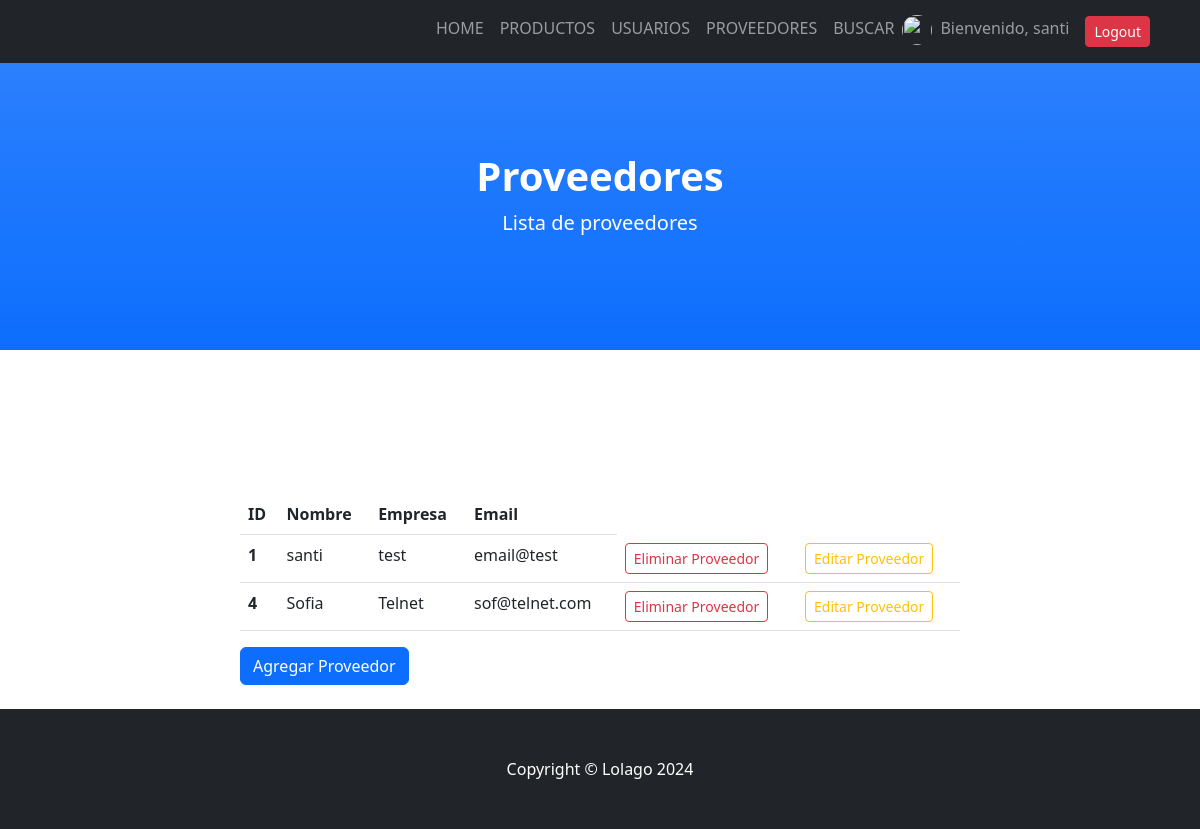
The page /PagCoder/lista_proveedores (signed in) on the database its author committed.
### PagCoder/models.py (models this page shows, shortened)
class Proveedor(models.Model):
    nombre = models.CharField(max_length=40)
    empresa = models.CharField(max_length=100)
    email = models.CharField(max_length=100)

### PagCoder/views.py (the view)
# urls.py: path("lista_proveedores", views.lista_proveedores, name="lista_proveedores"),
def lista_proveedores(request):
    proveedores = Proveedor.objects.all()
    return render(request, "lista_proveedores.html", {"proveedor":proveedores})

### PagCoder/template/lista_proveedores.html
{% extends 'index.html' %}
{% load static %}
{% block contenido %}
    <header class="bg-primary bg-gradient text-white">
        <div class="container px-4 text-center">
            <h1 class="fw-bolder">Proveedores</h1>
            <p class="lead">Lista de proveedores</p>
        </div>
    </header>
    <section id="about">
        <div class="container px-4">
            <div class="row gx-4 justify-content-center">
                <div class="col-lg-8">
                    <table class = "table">
                        <thead>
                            <tr>
                                <th>ID</th>
                                <th>Nombre</th>
                                <th>Empresa</th>
                                <th>Email</th>
                            </tr>
                        </thead>
                        <tbody>
                            {% for n in proveedor %}
                                <tr>
                                    <th scope="row">{{n.id}}</th>
                                    <td>{{n.nombre}}</td>
                                    <td>{{n.empresa}}</td>
                                    <td>{{n.email}}</td>
                                    <td><a class="btn btn-outline-danger btn-sm"  href="{% url 'eliminar_proveedor' n.id %}">Eliminar Proveedor</a></td>
                                    <td><a class="btn btn-outline-warning btn-sm"  href="{% url 'editar_proveedor' n.id %}">Editar Proveedor</a></td>
                                </tr>
                            {% endfor %}
                        </tbody>
                    </table>
                    <a class="btn btn-primary" href="{% url 'proveedores' %}">Agregar Proveedor</a>
                </div>
            </div>
        </div>
    </section>
{% endblock %}

### PagCoder/template/index.html (shortened to what this page needs)
<!DOCTYPE html>
<html lang="en">
    <head>
        {% load static %}
        <link href="{% static 'PagCoder/css/styles.css' %}" rel="stylesheet" />
    </head>
    <body id="page-top">
        <nav class="navbar navbar-expand-lg navbar-dark bg-dark fixed-top" id="mainNav">
            <div class="container">
                    <ul class="navbar-nav ms-auto">
                        <li class="nav-item"><a class="nav-link" href="{% url 'home' %}">HOME</a></li>
                        <li class="nav-item"><a class="nav-link" href="{% url 'productos' %}">PRODUCTOS</a></li>
                        {% if request.user.is_authenticated %}
                        <li class="nav-item"><a class="nav-link" href="{% url 'usuarios' %}">USUARIOS</a></li>
                        <li class="nav-item"><a class="nav-link" href="{% url 'proveedores' %}">PROVEEDORES</a></li>
                        {% endif %}
                        <li class="nav-item"><a class="nav-link" href="{% url 'buscar_producto' %}">BUSCAR</a></li>
                        {% if request.user.is_authenticated %}
                        <img src="{{ url }}" alt="" width="30px" height="30px" style="border-radius:50%; margin-top:1%">
                        <li class="nav-item"><a class="nav-link" href="{% url 'EditarPerfil' %}">Bienvenido, {{user.username}}</a></li>
                        <form class="nav-link" action="{% url 'logout' %}" method="POST">
                            <button type="submit" class="btn btn-danger btn-sm">Logout</button>
                        </form>
                        {% endif %}
                    </ul>
                </div>
        </nav>
        {% block contenido %}{% endblock %}
        <footer class="py-5 bg-dark fixed-bottom">
            <div class="container px-4"><p class="m-0 text-center text-white">Copyright &copy; Lolago 2024</p></div>
        </footer>
    </body>
</html>

### rows shown on the page
Proveedor: id "1", nombre "santi", empresa "test", email "email@test"
Proveedor: id "4", nombre "Sofia", empresa "Telnet", email "sof@telnet.com"

### other values the page prints
{{ user.username }} "santi"
